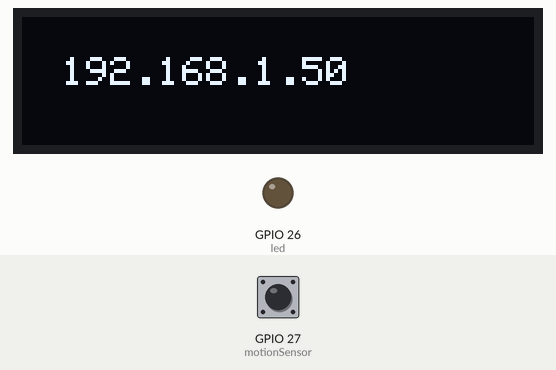
The program below on a simulated ESP32. Parts: 128×32 one-colour display, output pins drawn as LEDs (lit = HIGH). The inputs (shaded band) are chosen by the test bench; at power-on: GPIO 27 (motionSensor) LOW. WiFi joins after 1.5 s; servers stay silent unless stated; what the program prints to the serial monitor is not drawn.

Above: at 4.7 s.
4.8 s: GPIO 27 (motionSensor) driven HIGH
At 5.2 s:
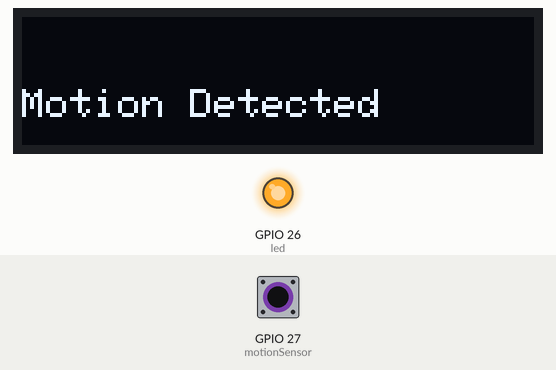
6.3 s: GPIO 27 (motionSensor) driven LOW
At 7.5 s:
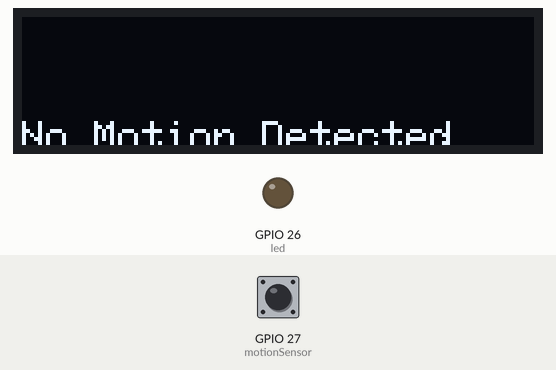
7.8 s: GPIO 27 (motionSensor) pulsed HIGH 2 times (0.12 s each, 0.3 s apart)
At 9.3 s:
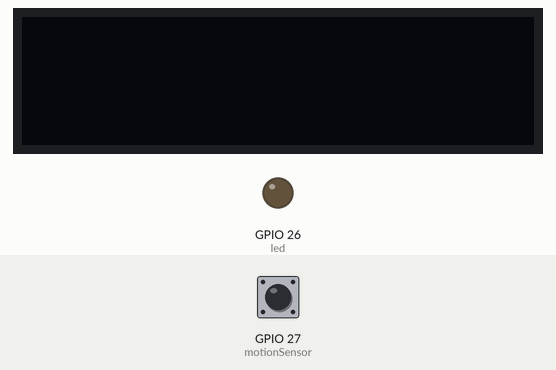
Timing chart, 0 to 10.8 s (numbered marks = the images above; inputs shaded):
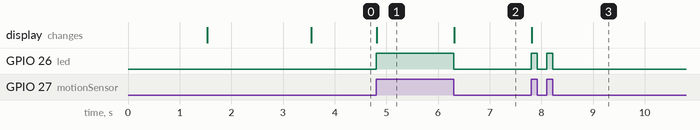

The program:

main.cpp
```cpp
/**
 * @file MotionSensorWebServer.ino
 * @brief An ESP32-based motion detection system with an OLED display and a web interface.
 *
 * This program uses an ESP32 to monitor a motion sensor, control an LED, and display the
 * motion status on an OLED screen and a web page. It also counts the number of motion events.
 *
 * Dependencies:
 * - Adafruit_GFX library
 * - Adafruit_SSD1306 library
 * - HTTPClient library
 * - WiFi library
 */

/**
 * @brief Wi-Fi credentials
 */
#include <Wire.h>

#include <Adafruit_GFX.h>
#include <Adafruit_SSD1306.h>
#include <HTTPClient.h>
#include <WiFi.h>

const char* ssid = "e307";        ///< Wi-Fi SSID
const char* password = "rockyCartoon544"; ///< Wi-Fi Password

#define timeSeconds 10 ///< Time interval in seconds for motion detection

/**
 * @brief GPIO pins
 */
const int led = 26;           ///< GPIO pin for the LED
const int motionSensor = 27;  ///< GPIO pin for the motion sensor

/**
 * @brief OLED display dimensions
 */
#define SCREEN_WIDTH 128      ///< OLED display width in pixels
#define SCREEN_HEIGHT 32      ///< OLED display height in pixels

// Global variables
unsigned long now = millis();  ///< Current time in milliseconds
unsigned long lastTrigger = 0; ///< Last time motion was detected
boolean startTimer = false;    ///< Flag to start the timer
int motion = 0;                ///< Motion counter
int buttonState = 0;           ///< Current state of the motion sensor
int lastButtonState = LOW;     ///< Last recorded state of the motion sensor

/**
 * @brief OLED display object
 * @details Connected via I2C with default address 0x3C.
 */
Adafruit_SSD1306 display(SCREEN_WIDTH, SCREEN_HEIGHT, &Wire, -1);

/**
 * @brief Web server object
 */
WiFiServer server(80);

/**
 * @brief HTTP request header storage
 */
String header;

/**
 * @brief Sets up the ESP32, OLED display, and Wi-Fi connection.
 */
void setup() {
    Serial.begin(115200);

    pinMode(motionSensor, INPUT);
    pinMode(led, OUTPUT);

    // Initialize Wi-Fi
    Serial.print("Connecting to WiFi");
    WiFi.begin(ssid, password);
    while (WiFi.status() != WL_CONNECTED) {
        delay(500);
        Serial.print(".");
    }
    Serial.println("\nConnected to WiFi network with IP Address: ");
    Serial.println(WiFi.localIP());
    server.begin();

    // Initialize OLED display
    if (!display.begin(SSD1306_SWITCHCAPVCC, 0x3C)) {
        Serial.println(F("SSD1306 allocation failed"));
        for (;;);
    }
    delay(2000);
    display.clearDisplay();
    display.setTextSize(1);
    display.setTextColor(WHITE);
    display.setCursor(10, 10);
    display.println(WiFi.localIP());
    display.display();
}

/**
 * @brief Main loop to handle motion detection, OLED display updates, and web server requests.
 */
void loop() {
  // Read motion sensor
  buttonState = digitalRead(motionSensor);
  if (buttonState != lastButtonState) {
    if (buttonState == LOW) {
        digitalWrite(led, LOW);  // Turn off LED
        display.clearDisplay();
        display.println("No Motion Detected");
        display.display();
        motion++;  // Increment motion counter
    } else {
        digitalWrite(led, HIGH); // Turn on LED
        display.clearDisplay();
        display.println("Motion Detected");
        display.display();
    }
    lastButtonState = buttonState;
  }

  // Handle web server requests
  WiFiClient client = server.available();
  if (client) {
    String currentLine = "";
      while (client.connected()) {
        if (client.available()) {
          char c = client.read();
          header += c;
          if (c == '\n') {
              if (currentLine.length() == 0) {
                  client.println("HTTP/1.1 200 OK");
                  client.println("Content-type:text/html");
                  client.println("Connection: close");
                  client.println();

                  // Generate HTML content
                  client.println("<!DOCTYPE html><html>");
                  client.println("<head><meta name=\"viewport\" content=\"width=device-width, initial-scale=1\">");
                  client.println("<style>html { font-family: Helvetica; display: inline-block; margin: 0px auto; text-align: center;}</style></head>");
                  client.println("<body><h1>ESP32 Motion Sensor</h1>");
                  if (motion) {
                      client.print("<p>Motion Count: <strong>");
                      client.print(motion);
                      client.println("</strong></p>");
                  } else {
                      client.println("<p>No motion detected</p>");
                  }
                  client.println("</body></html>");

                  client.println();
                  break;
              } else {
                  currentLine = "";
              }
          } else if (c != '\r') {
              currentLine += c;
          }
        }
      }
      header = "";
      client.stop();
  }
}
```

Measured:
- after the input at 4.8 s, GPIO 26 (led): LOW → HIGH at once; the display: changes at once (image 1)
- after the input at 6.3 s, GPIO 26 (led): HIGH → LOW at once; the display: changes at once (image 2)
- after the input at 7.8 s, GPIO 26 (led): alternates HIGH for 0.12 s and LOW for 0.18 s, 4 changes in all, then stays LOW, starting at once; the display: changes at once (image 3)
